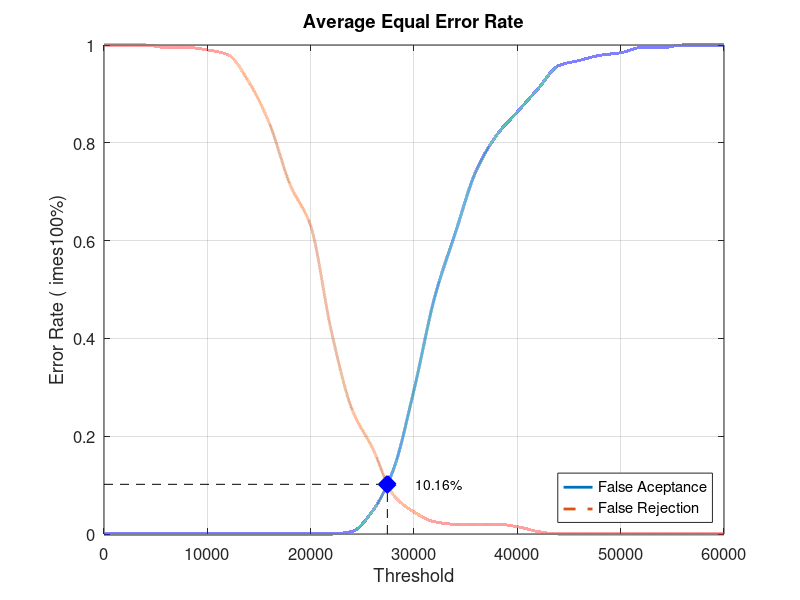
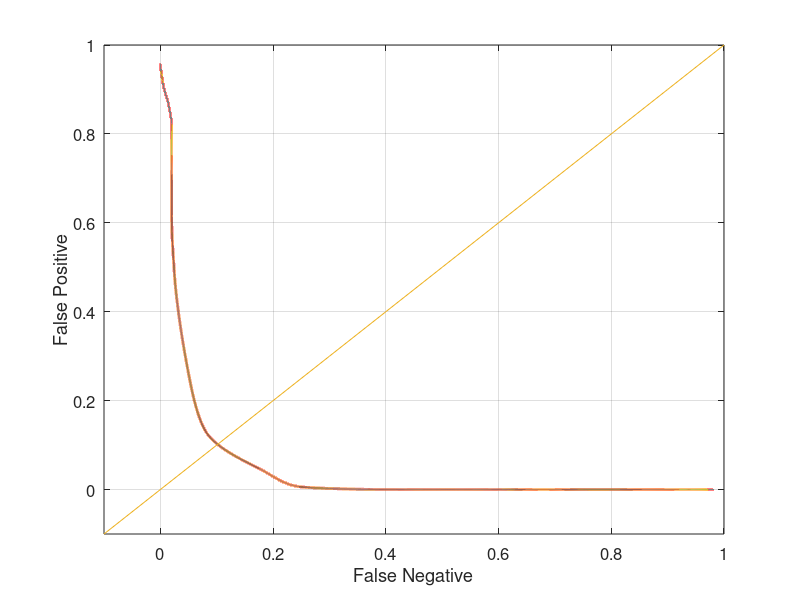

Source code (MATLAB) for these figures, in order:
close all;
clear;
clc;
x = 0:2000:60000;
xq = 0:0.5:60000;

y0 = [0 0 0 0 0 0 0 0 0 0 0 0 0.00526316 0.0473684 0.131579 0.294737 0.484211 0.615789 0.742105 0.815789 0.863158 0.910526 0.957895 0.968421 0.978947 0.984211 0.994737 0.994737 1 1 1]
yy0 = interp1(x, y0, xq, 'pchip');
y1 = [1 1 1 0.995 0.995 0.99 0.98 0.925 0.84 0.715 0.63 0.415 0.255 0.175 0.08 0.045 0.025 0.02 0.02 0.02 0.015 0.005 0 0 0 0 0 0 0 0 0]
yy1 = interp1(x, y1, xq, 'pchip');

% Calculating EER: 
y2 = abs(y0 - y1);
find(y2 == min(y2))
yy2 = abs(yy0 - yy1);
xEER = find(yy2 == min(yy2));
xEERIndex = xq(xEER) % X-axis EER
yEER = yy0(xEER) % Y-axis EER

main = figure
plot(xq, yy0,'-','LineWidth', 2);	hold on
plot(xq, yy1,'--','LineWidth', 2);	hold on
plot([xEERIndex xEERIndex], [0 yEER], 'k--');	hold on
plot([0 xEERIndex], [yEER yEER], 'k--');	hold on
plot(xEERIndex, yEER, 'bx', 'LineWidth', 10);	hold on
text(xEERIndex + 10 * xEERIndex / 100, yEER, [num2str(round((10000 * yEER)) / 100) '%'])
legend('False Aceptance', 'False Rejection', 'Location', 'SouthEast')
xlabel('Threshold')
ylabel('Error Rate (	imes100%)')
title('Average Equal Error Rate')
set(gca, 'FontSize', 12)
axis([0 60000 0 1])
grid on

print(main, 'Database5_3Main', '-dpng');
FNRxFPR = figure('Color', [1 1 1]);
plot(yy1, yy0, '-', yy1, yy0, 'LineWidth', 2);
hold on
y = -0.1:0.1:1
plot(y, y); 
set(gca, 'FontSize', 12)
xlabel('False Negative')
ylabel('False Positive')
axis([-0.1 1 -0.1 1])
set(gca, 'FontSize', 12)
grid on

print(FNRxFPR, 'Database5_3FNRxFPR','-dpng');
